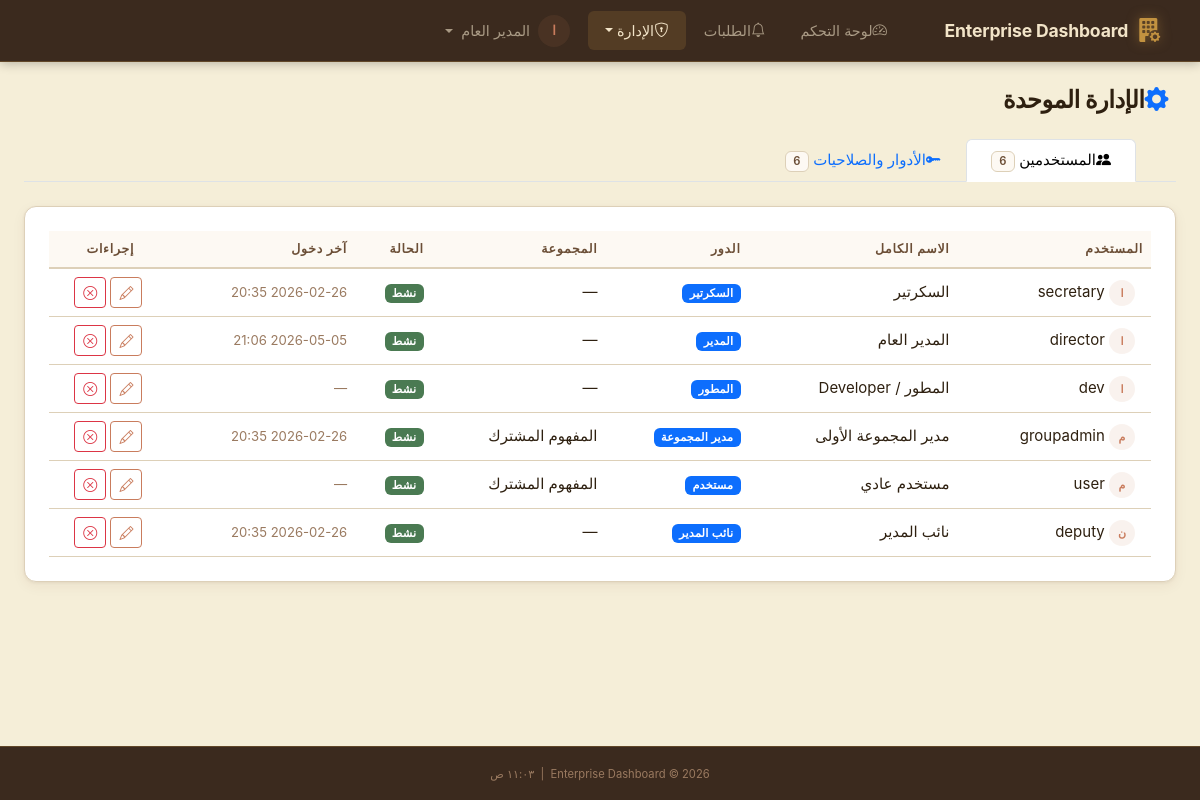
/admin/users (signed in), run on an earlier commit of the app's database.
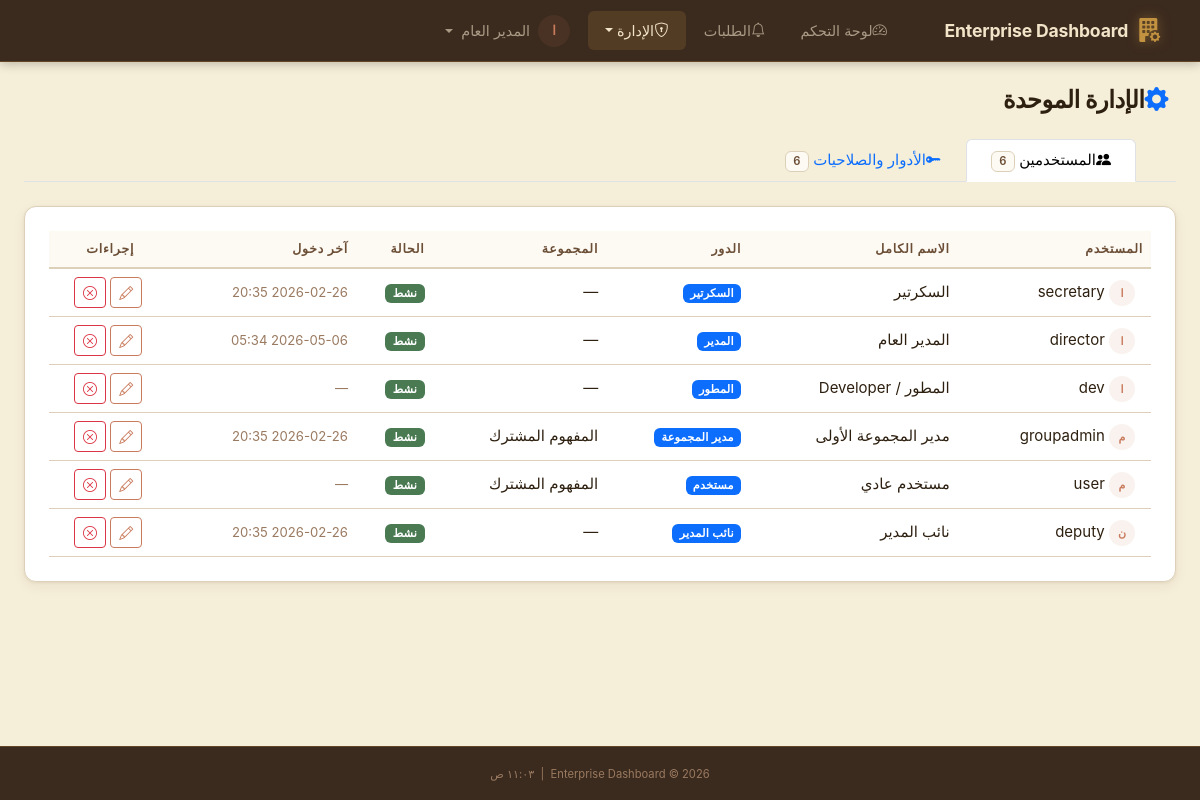
And on a later commit of the database.
### app/models/user.py (models this page shows, shortened)
class User(UserMixin, db.Model):
    __tablename__ = 'users'
    id              = db.Column(db.String(36), primary_key=True, default=lambda: str(uuid.uuid4()))
    ldap_dn         = db.Column(db.String(255), unique=True, nullable=True)
    username        = db.Column(db.String(80),  unique=True, nullable=False, index=True)
    email           = db.Column(db.String(120), nullable=False)
    full_name       = db.Column(db.String(120), nullable=False)
    password_hash   = db.Column(db.String(255), nullable=True)  # Only for sim mode
    is_ldap_user    = db.Column(db.Boolean, default=True)
    is_active       = db.Column(db.Boolean, default=True)
    role_id         = db.Column(db.Integer, db.ForeignKey('roles.id'), nullable=True)
    department_id   = db.Column(db.Integer, db.ForeignKey('departments.id'), nullable=True)
    failed_logins     = db.Column(db.Integer, default=0)
    locked_until      = db.Column(db.DateTime, nullable=True)
    created_at  = db.Column(db.DateTime, default=datetime.utcnow)
    updated_at  = db.Column(db.DateTime, default=datetime.utcnow, onupdate=datetime.utcnow)
    last_login  = db.Column(db.DateTime, nullable=True)
    role       = db.relationship('Role', back_populates='users')
    department = db.relationship('Department', back_populates='users')
    audit_logs = db.relationship('AuditLog', back_populates='user', lazy='dynamic',
                                 foreign_keys='AuditLog.user_id')
    @property
    def is_authenticated(self) -> bool:
        return True
    def has_permission(self, required_level: int) -> bool:
        if not self.role:
            return False
        return self.role.permission_level >= required_level
    @property
    def permission_level(self) -> int:
        return self.role.permission_level if self.role else 0
    def can_admin(self) -> bool:
        return self.permission_level >= 80  # Deputy and above
    @classmethod
    def get_by_id(cls, user_id: str) -> Optional['User']:
        return cls.query.get(user_id)

### app/models/role.py (models this page shows, shortened)
class Role(db.Model):
    __tablename__ = 'roles'
    id               = db.Column(db.Integer, primary_key=True)
    code             = db.Column(db.String(30), unique=True, nullable=False)
    name             = db.Column(db.String(80), nullable=False)
    name_ar          = db.Column(db.String(80), nullable=False, default='')
    permission_level = db.Column(db.Integer, nullable=False)
    description      = db.Column(db.Text, default='')
    is_system        = db.Column(db.Boolean, default=False)  # Cannot be deleted
    users = db.relationship('User', back_populates='role', lazy='dynamic')

### app/models/department.py (models this page shows, shortened)
class Department(db.Model):
    __tablename__ = 'departments'
    id                 = db.Column(db.Integer, primary_key=True)
    code               = db.Column(db.String(20), unique=True, nullable=False)
    name               = db.Column(db.String(120), nullable=False)
    description        = db.Column(db.Text, default='')
    responsible_person = db.Column(db.String(120), default='')
    color              = db.Column(db.String(7), default='#4F8EF7')   # Hex color
    icon               = db.Column(db.String(60), default='bi-grid-fill')
    logo_file          = db.Column(db.String(120), nullable=True)     # Custom logo filename
    concept_number     = db.Column(db.Integer, nullable=True)         # Operational Concept Number
    order_index        = db.Column(db.Integer, default=0)
    is_active          = db.Column(db.Boolean, default=True, nullable=False)
    is_central         = db.Column(db.Boolean, default=False, nullable=False)  # CEO hub group
    director_notes     = db.Column(db.Text, default='')               # Inline CEO notes
    concept_number     = db.Column(db.Integer, nullable=True)         # المفهوم العملياتي المشترك عدد
    created_at         = db.Column(db.DateTime, server_default=db.func.now())
    updated_at         = db.Column(db.DateTime, server_default=db.func.now(), onupdate=db.func.now())
    users   = db.relationship('User', back_populates='department', lazy='dynamic')
    metrics = db.relationship('DepartmentMetrics', back_populates='department',
                              lazy='dynamic', cascade='all, delete-orphan')

### app/admin/routes.py (the view)
@admin_bp.route('/users')
@login_required
@require_permission(PERMISSIONS['DEPUTY'])
def users():
    all_users = User.query.order_by(User.full_name).all()
    all_roles = Role.query.order_by(Role.permission_level.desc()).all()
    all_depts = Department.query.order_by(Department.order_index).all()
    return render_template('admin/users.html',
                           all_users=all_users,
                           all_roles=all_roles,
                           all_depts=all_depts,
                           page_title='إدارة المستخدمين')

### app/templates/admin/users.html (shortened to what this page needs)
{% extends "base.html" %}
{% block content %}
<div class="container-fluid px-4 py-4">
    <div class="d-flex align-items-center justify-content-between mb-4">
        <h1 class="page-title mb-0"><i class="bi bi-gear-fill text-primary me-2"></i>الإدارة الموحدة</h1>
    </div>
    <ul class="nav nav-tabs mb-4" id="adminTabs" role="tablist">
        <li class="nav-item" role="presentation">
            <button class="nav-link active" id="users-tab" data-bs-toggle="tab" data-bs-target="#users" type="button" role="tab" aria-controls="users" aria-selected="true">
                <i class="bi bi-people-fill me-2"></i>المستخدمين
                <span class="badge bg-secondary ms-2">{{ all_users|length }}</span>
            </button>
        </li>
        <li class="nav-item" role="presentation">
            <button class="nav-link" id="roles-tab" data-bs-toggle="tab" data-bs-target="#roles" type="button" role="tab" aria-controls="roles" aria-selected="false">
                <i class="bi bi-key-fill me-2"></i>الأدوار والصلاحيات
                <span class="badge bg-secondary ms-2">{{ all_roles|length }}</span>
            </button>
        </li>
    </ul>
    <div class="tab-content" id="adminTabsContent">
        <div class="tab-pane fade show active" id="users" role="tabpanel" aria-labelledby="users-tab">
            <div class="section-card glass-card">
                <div class="table-responsive">
                    <table class="table table-dark table-hover align-middle mb-0" id="usersTable">
                        <thead>
                            <tr>
                                <th>المستخدم</th>
                                <th>الاسم الكامل</th>
                                <th>الدور</th>
                                <th>المجموعة</th>
                                <th>الحالة</th>
                                <th>آخر دخول</th>
                                <th class="text-center">إجراءات</th>
                            </tr>
                        </thead>
                        <tbody>
                            {% for user in all_users %}
                            <tr>
                                <td>
                                    <span class="avatar-circle avatar-sm me-2">{{ user.full_name[0]|upper }}</span>
                                    {{ user.username }}
                                </td>
                                <td>{{ user.full_name }}</td>
                                <td>
                                    {% if user.role %}
                                    <span class="badge" style="background: var(--bs-primary)">
                                        {{ user.role.name_ar }}
                                    </span>
                                    {% else %}<span class="text-muted">—</span>{% endif %}
                                </td>
                                <td>{{ user.department.name if user.department else '—' }}</td>
                                <td>
                                    {% if user.is_active %}
                                    <span class="badge bg-success">نشط</span>
                                    {% else %}
                                    <span class="badge bg-danger">معطل</span>
                                    {% endif %}
                                </td>
                                <td>
                                    <small class="text-muted">
                                        {{ user.last_login.strftime('%Y-%m-%d %H:%M') if user.last_login else '—' }}
                                    </small>
                                </td>
                                <td class="text-center">
                                    <button class="btn btn-sm btn-outline-primary me-1" data-bs-toggle="modal"
                                        data-bs-target="#editUserModal" data-user-id="{{ user.id }}"
                                        data-user-name="{{ user.full_name }}" data-role-id="{{ user.role_id or '' }}"
                                        data-dept-id="{{ user.department_id or '' }}"
                                        data-is-active="{{ 'true' if user.is_active else 'false' }}">
                                        <i class="bi bi-pencil"></i>
                                    </button>
                                    <form action="{{ url_for('admin.toggle_user_active', user_id=user.id) }}" method="POST"
                                        class="d-inline">
                                        <button type="submit"
                                            class="btn btn-sm {{ 'btn-outline-success' if not user.is_active else 'btn-outline-danger' }}"
                                            title="{{ 'تفعيل' if not user.is_active else 'تعطيل' }}"
                                            onclick="return confirm('هل تريد تغيير حالة هذا المستخدم؟')">
                                            <i class="bi bi-{{ 'check-circle' if not user.is_active else 'x-circle' }}"></i>
                                        </button>
                                    </form>
                                </td>
                            </tr>
                            {% else %}
                            <tr>
                                <td colspan="7" class="text-center text-muted py-4">لا يوجد مستخدمون</td>
                            </tr>
                            {% endfor %}
                        </tbody>
                    </table>
                </div>
            </div>
        </div>
    </div>
</div>
{% endblock %}

### app/templates/base.html (shortened to what this page needs)
<!DOCTYPE html>
<html lang="ar" dir="rtl">
<head>
  <link rel="stylesheet" href="{{ url_for('static', filename='css/bootstrap.min.css') }}">
  <link rel="stylesheet" href="{{ url_for('static', filename='css/bootstrap-icons.css') }}">
  <link rel="stylesheet" href="{{ url_for('static', filename='css/custom.css') }}">
</head>
<body class="{% block body_class %}app-body{% endblock %}">
  {% block body %}
  <nav class="navbar navbar-dark navbar-expand-lg app-navbar" id="mainNav">
    <div class="container-fluid px-4">
      <a class="navbar-brand d-flex align-items-center gap-2" href="{{ url_for('dashboard.index') }}">
        <i class="bi bi-building-fill-gear fs-4 text-primary-glow"></i>
        <span class="fw-bold">{{ app_name }}</span>
      </a>
      <div class="collapse navbar-collapse" id="navbarMain">
        <ul class="navbar-nav ms-auto align-items-center gap-1">
          <li class="nav-item">
            <a class="nav-link {% if request.endpoint and request.endpoint.startswith('dashboard') %}active{% endif %}"
              href="{{ url_for('dashboard.index') }}">
              <i class="bi bi-speedometer2 me-1"></i>لوحة التحكم
            </a>
          </li>
          {% if current_user.is_authenticated %}
          {% if current_user.permission_level >= PERMISSIONS['GROUP_ADMIN'] %}
          <li class="nav-item">
            <a class="nav-link position-relative" href="{{ url_for('access.pending') }}">
              <i class="bi bi-bell me-1"></i>الطلبات
            </a>
          </li>
          {% endif %}
          {% if current_user.can_admin() %}
          <li class="nav-item dropdown">
            <a class="nav-link dropdown-toggle {% if request.endpoint and request.endpoint.startswith('admin') %}active{% endif %}"
              href="#" role="button" data-bs-toggle="dropdown">
              <i class="bi bi-shield-lock me-1"></i>الإدارة
            </a>
          </li>
          {% endif %}
          <li class="nav-item dropdown">
            <a class="nav-link dropdown-toggle d-flex align-items-center gap-2" href="#" role="button"
              data-bs-toggle="dropdown">
              <span class="avatar-circle">{{ current_user.full_name[0]|upper }}</span>
              <span class="d-none d-md-inline">{{ current_user.full_name }}</span>
            </a>
          </li>
          {% endif %}
        </ul>
      </div>
    </div>
  </nav>
  <main class="main-content">
    {% block content %}{% endblock %}
  </main>
  <footer class="app-footer mt-auto py-3 text-center">
    <small class="text-muted">
      {{ app_name }} &copy; {{ now().year }}
      &nbsp;|&nbsp;
      <span id="currentTime"></span>
    </small>
  </footer>
  {% endblock %}
</body>
</html>

What changed in the data, as far as the page shows it:
changed User "director": last_login "2026-05-05 21:06" → "2026-05-06 05:34"
